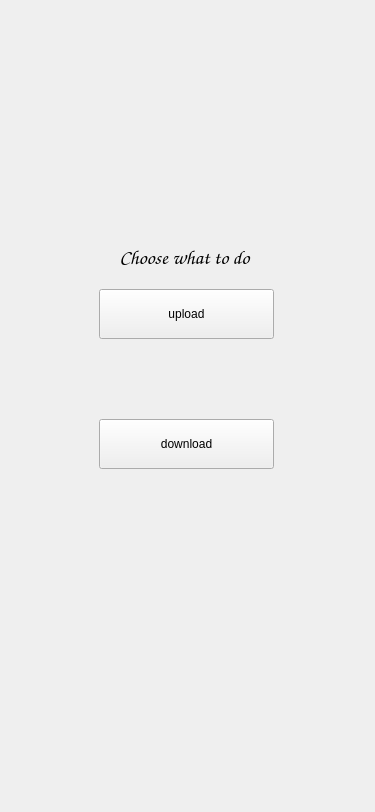
<?xml version="1.0" encoding="UTF-8"?>
<ui version="4.0">
 <class>MainWindow</class>
 <widget class="QMainWindow" name="MainWindow">
  <property name="geometry">
   <rect>
    <x>0</x>
    <y>0</y>
    <width>375</width>
    <height>812</height>
   </rect>
  </property>
  <property name="windowTitle">
   <string>MainWindow</string>
  </property>
  <widget class="QWidget" name="centralwidget">
   <widget class="QStackedWidget" name="main_windows">
    <property name="geometry">
     <rect>
      <x>-1</x>
      <y>-1</y>
      <width>375</width>
      <height>812</height>
     </rect>
    </property>
    <property name="currentIndex">
     <number>1</number>
    </property>
    <widget class="QWidget" name="page_greet">
     <widget class="QGroupBox" name="group_user_data">
      <property name="geometry">
       <rect>
        <x>60</x>
        <y>220</y>
        <width>255</width>
        <height>300</height>
       </rect>
      </property>
      <property name="font">
       <font>
        <kerning>true</kerning>
       </font>
      </property>
      <property name="title">
       <string/>
      </property>
      <property name="flat">
       <bool>false</bool>
      </property>
      <property name="checkable">
       <bool>false</bool>
      </property>
      <property name="checked">
       <bool>false</bool>
      </property>
      <widget class="QLineEdit" name="input_server_password">
       <property name="geometry">
        <rect>
         <x>25</x>
         <y>160</y>
         <width>205</width>
         <height>40</height>
        </rect>
       </property>
       <property name="statusTip">
        <string/>
       </property>
       <property name="inputMethodHints">
        <set>Qt::ImhHiddenText|Qt::ImhNoAutoUppercase|Qt::ImhNoPredictiveText|Qt::ImhSensitiveData</set>
       </property>
       <property name="text">
        <string/>
       </property>
       <property name="echoMode">
        <enum>QLineEdit::Password</enum>
       </property>
       <property name="placeholderText">
        <string>type password</string>
       </property>
      </widget>
      <widget class="QLineEdit" name="input_server_username">
       <property name="geometry">
        <rect>
         <x>25</x>
         <y>100</y>
         <width>205</width>
         <height>40</height>
        </rect>
       </property>
       <property name="statusTip">
        <string/>
       </property>
       <property name="text">
        <string/>
       </property>
       <property name="placeholderText">
        <string>type login</string>
       </property>
      </widget>
      <widget class="QLineEdit" name="input_server_ip">
       <property name="geometry">
        <rect>
         <x>25</x>
         <y>40</y>
         <width>205</width>
         <height>40</height>
        </rect>
       </property>
       <property name="statusTip">
        <string/>
       </property>
       <property name="text">
        <string/>
       </property>
       <property name="placeholderText">
        <string>type server ip</string>
       </property>
      </widget>
      <widget class="QPushButton" name="button_save">
       <property name="geometry">
        <rect>
         <x>40</x>
         <y>230</y>
         <width>170</width>
         <height>50</height>
        </rect>
       </property>
       <property name="text">
        <string>Save</string>
       </property>
      </widget>
      <widget class="QLabel" name="label">
       <property name="geometry">
        <rect>
         <x>0</x>
         <y>0</y>
         <width>251</width>
         <height>31</height>
        </rect>
       </property>
       <property name="font">
        <font>
         <family>Comic Sans MS</family>
         <pointsize>16</pointsize>
        </font>
       </property>
       <property name="text">
        <string>Enter your creditenals</string>
       </property>
       <property name="alignment">
        <set>Qt::AlignBottom|Qt::AlignHCenter</set>
       </property>
      </widget>
     </widget>
    </widget>
    <widget class="QWidget" name="page_actions">
     <widget class="QPushButton" name="button_download">
      <property name="geometry">
       <rect>
        <x>100</x>
        <y>420</y>
        <width>175</width>
        <height>50</height>
       </rect>
      </property>
      <property name="text">
       <string>download</string>
      </property>
     </widget>
     <widget class="QPushButton" name="button_upload">
      <property name="geometry">
       <rect>
        <x>100</x>
        <y>290</y>
        <width>175</width>
        <height>50</height>
       </rect>
      </property>
      <property name="text">
       <string>upload</string>
      </property>
     </widget>
     <widget class="QLabel" name="label_2">
      <property name="geometry">
       <rect>
        <x>80</x>
        <y>220</y>
        <width>211</width>
        <height>51</height>
       </rect>
      </property>
      <property name="font">
       <font>
        <family>Comic Sans MS</family>
        <pointsize>15</pointsize>
       </font>
      </property>
      <property name="text">
       <string>Choose what to do</string>
      </property>
      <property name="alignment">
       <set>Qt::AlignBottom|Qt::AlignHCenter</set>
      </property>
     </widget>
    </widget>
    <widget class="QWidget" name="page_download"/>
   </widget>
  </widget>
 </widget>
 <resources/>
 <connections/>
</ui>
